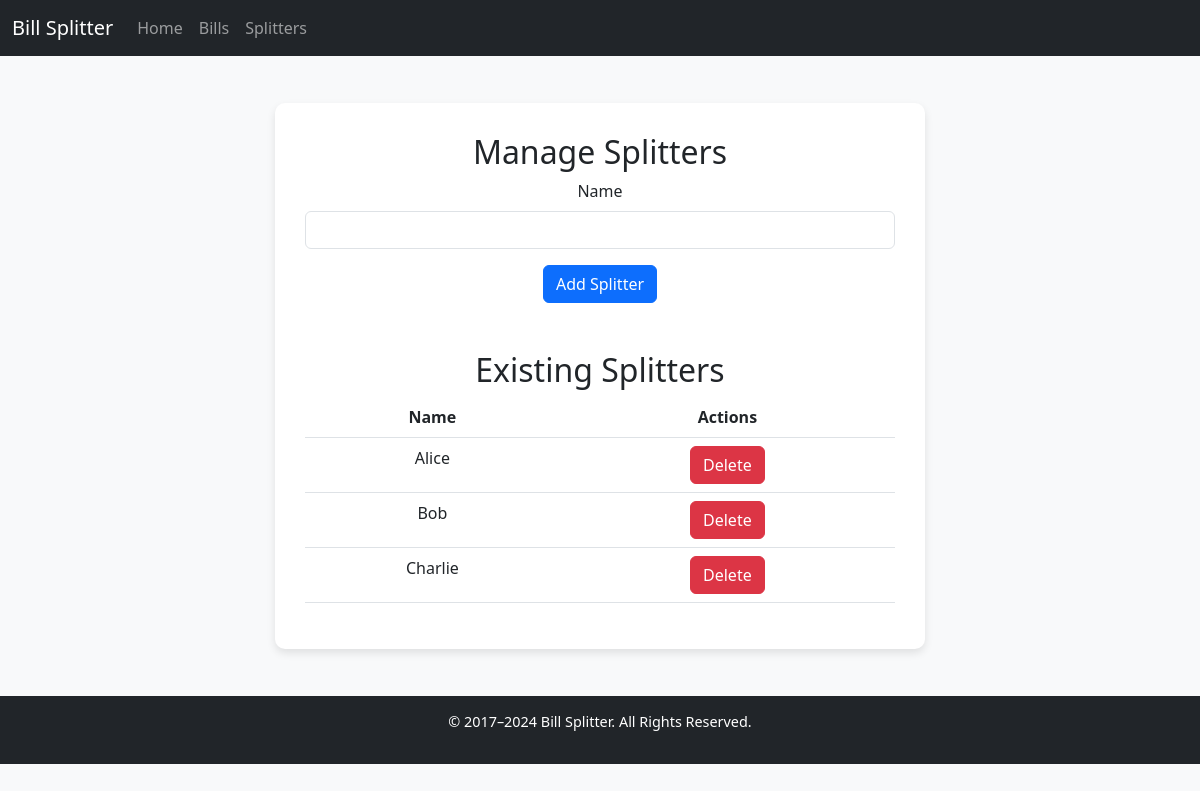
The app's page /splitters, older data.
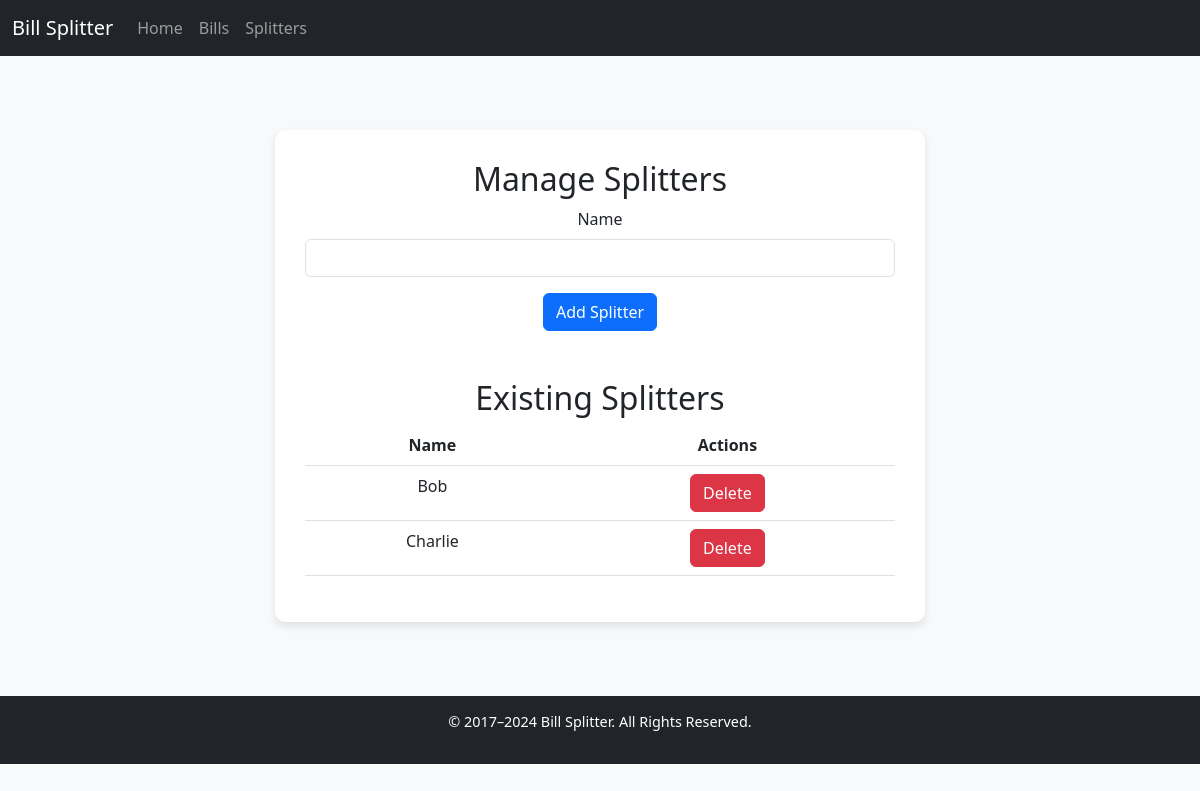
The same page, newer data.
### app.py (models this page shows)
class User(db.Model):
    id = db.Column(db.Integer, primary_key=True, autoincrement=True)
    name = db.Column(db.String(100), nullable=False)

### app.py (the view)
@app.route('/splitters', methods=['GET', 'POST'])
def splitters():
    if request.method == 'POST':
        name = request.form.get('name')
        new_user = User(name=name)
        db.session.add(new_user)
        db.session.commit()
        return redirect(url_for('splitters'))
    users = User.query.all()
    return render_template('splitters.html', users=users)

### templates/splitters.html (shortened to what this page needs)
{% extends "layout.html" %}
{% block content %}
<h2 class="text-center">Manage Splitters</h1>
<form method="POST" action="/splitters">
    <div class="mb-3 text-center  align-items-center">
        <label for="name" class="form-label">Name</label>
        <input type="text" class="form-control" id="name" name="name" required>
    </div>
    <div class = "text-center">
        <button type="submit" class="btn btn-primary align-items-center ">Add Splitter</button>
    </div>
</form>
<h2 class="text-center">Existing Splitters</h2>
<table class="table text-center">
    <thead>
        <tr>
            <th scope="col">Name</th>
            <th scope="col">Actions</th>
        </tr>
    </thead>
    <tbody>
        {% for user in users %}
        <tr>
            <td>{{ user.name }}</td>
            <td>
                <a href="/delete_splitter/{{ user.id }}" class="btn btn-danger">Delete</a>
            </td>
        </tr>
        {% endfor %}
    </tbody>
</table>
{% endblock %}

Row changes from the older to the newer data that the page shows:
removed User: name "Alice"
